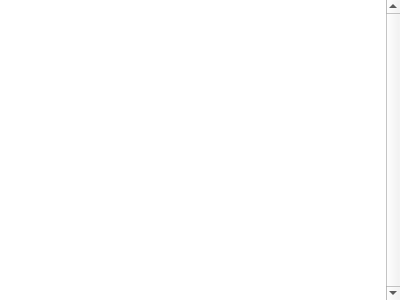
<?xml version="1.0" encoding="UTF-8"?>
<ui version="4.0">
 <class>Form</class>
 <widget class="QWidget" name="Form">
  <property name="geometry">
   <rect>
    <x>0</x>
    <y>0</y>
    <width>400</width>
    <height>300</height>
   </rect>
  </property>
  <property name="windowTitle">
   <string>Form</string>
  </property>
  <layout class="QVBoxLayout" name="verticalLayout">
   <property name="spacing">
    <number>0</number>
   </property>
   <property name="leftMargin">
    <number>0</number>
   </property>
   <property name="topMargin">
    <number>0</number>
   </property>
   <property name="rightMargin">
    <number>0</number>
   </property>
   <property name="bottomMargin">
    <number>0</number>
   </property>
   <item>
    <widget class="QTableWidget" name="listGeoItems">
     <property name="enabled">
      <bool>true</bool>
     </property>
     <property name="font">
      <font>
       <pointsize>6</pointsize>
      </font>
     </property>
     <property name="mouseTracking">
      <bool>true</bool>
     </property>
     <property name="frameShape">
      <enum>QFrame::NoFrame</enum>
     </property>
     <property name="verticalScrollBarPolicy">
      <enum>Qt::ScrollBarAlwaysOn</enum>
     </property>
     <property name="horizontalScrollBarPolicy">
      <enum>Qt::ScrollBarAlwaysOff</enum>
     </property>
     <property name="autoScroll">
      <bool>true</bool>
     </property>
     <property name="editTriggers">
      <set>QAbstractItemView::NoEditTriggers</set>
     </property>
     <property name="selectionBehavior">
      <enum>QAbstractItemView::SelectRows</enum>
     </property>
     <property name="verticalScrollMode">
      <enum>QAbstractItemView::ScrollPerPixel</enum>
     </property>
     <property name="showGrid">
      <bool>true</bool>
     </property>
     <property name="wordWrap">
      <bool>false</bool>
     </property>
     <attribute name="horizontalHeaderVisible">
      <bool>false</bool>
     </attribute>
     <attribute name="horizontalHeaderDefaultSectionSize">
      <number>18</number>
     </attribute>
     <attribute name="horizontalHeaderMinimumSectionSize">
      <number>3</number>
     </attribute>
     <attribute name="verticalHeaderVisible">
      <bool>false</bool>
     </attribute>
     <attribute name="verticalHeaderDefaultSectionSize">
      <number>12</number>
     </attribute>
     <attribute name="verticalHeaderMinimumSectionSize">
      <number>12</number>
     </attribute>
     <attribute name="verticalHeaderStretchLastSection">
      <bool>true</bool>
     </attribute>
     <column>
      <property name="text">
       <string>name</string>
      </property>
     </column>
     <column>
      <property name="text">
       <string>display</string>
      </property>
     </column>
    </widget>
   </item>
  </layout>
 </widget>
 <resources/>
 <connections/>
</ui>
